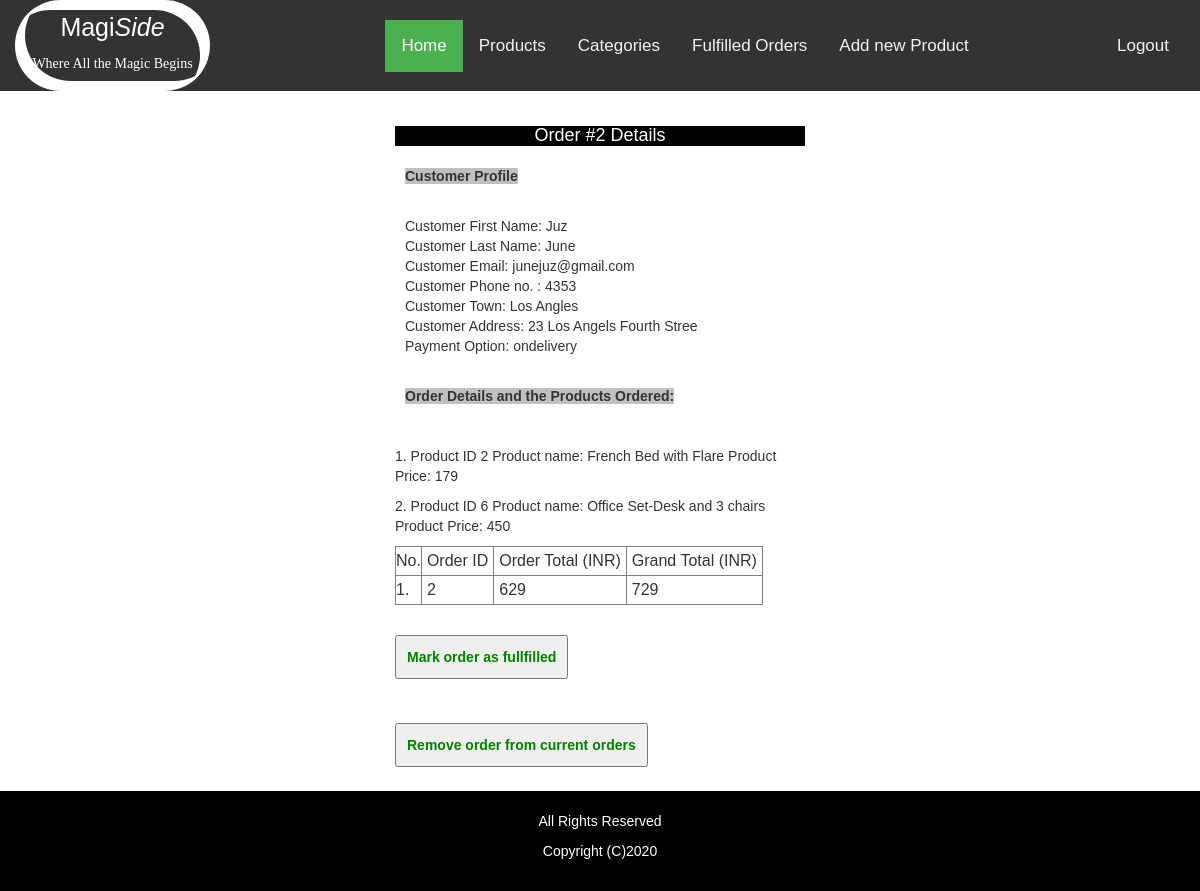
The app's page /admin/index.php?view=1&orderid=2 (signed in) with its own data.
### tables this page shows
CREATE TABLE `orders2` (
  `orderid` int(100) NOT NULL,
  `orderstatus` varchar(100) NOT NULL,
  `time` varchar(200) NOT NULL,
  `timecode` varchar(200) NOT NULL,
  `details` text NOT NULL,
  `ordertotal` varchar(100) NOT NULL,
  `grandtotal` varchar(100) NOT NULL,
  `firstname` varchar(100) NOT NULL,
  `lastname` varchar(100) NOT NULL,
  `email` varchar(200) NOT NULL,
  `phone` varchar(100) NOT NULL,
  `town` varchar(200) NOT NULL,
  `address` varchar(500) NOT NULL,
  `paymentoption` varchar(200) NOT NULL
);

### admin/index.php (the view, shortened to what this page needs)
<?PHP
include ('../includes/adminheader.php');
?>
				<div class="row" style='background-color:white;' >
				  <div class='col-md-4' style='padding-bottom:500px; '>
				  </div>
				  <div class='col-md-4' style='padding:10px; background-color:white;'>
				  <div class='row' >
					<?PHP
					$check=0;
		if(isset($_GET['view']))
			{
			$check=1;
			$orderid=$_GET['orderid'];
			}
					if($check==1)
						{
						echo" <h4 style='text-align:center; color:white; background-color:black;'>Order #$orderid Details</h4>";
						$SQL = "SELECT * FROM orders2 WHERE orderstatus !='fulfilled' AND orderstatus !='removed' AND orderid='$orderid' ORDER BY orderid ASC ";
						$result1 = mysqli_query($conn, $SQL);
							$num_rows1 = mysqli_num_rows($result1);
										if ($num_rows1 < 1)
													{
													echo "<p style='color: red;'>No current order was found.</p>";
													die;
													}
							else
							{
						$no=0;
						echo "<table border='1'  cellpadding='5' cellspacing='5'> <tr> <td>No. </td> <td style='padding:5px'>Order ID </td> <td style='padding:5px'>Order Total ($currency)</td> <td style='padding:5px'> Grand Total ($currency) </td>  </tr> ";
						while($row = mysqli_fetch_array($result1, MYSQLI_ASSOC))
							{
						$no++;
						$orderid=$row['orderid'];
						$ordertotal=$row['ordertotal'];
						$grandtotal=$row['grandtotal'];
						$details=$row['details'];
						$firstname=$row['firstname'];
						$lastname=$row['lastname'];
						$email=$row['email'];
						$phone=$row['phone'];
						$town=$row['town'];
						$address=$row['address'];
						$paymentoption=$row['paymentoption'];
						echo "<tr> <td> $no. </td> <td style='padding:5px'> $orderid </td> <td style='padding:5px'> $ordertotal </td> <td style='padding:5px'> $grandtotal </td> </tr>";
					echo	" <p style='padding:10px; '> <strong style='background-color:silver; '> Customer Profile  </strong></p>
					<p style='padding:10px; ' >Customer First Name: $firstname  <br />
							Customer Last Name:   $lastname<br />
							Customer Email:   $email <br />
							Customer Phone no. : $phone  <br />
							Customer Town:  $town <br />
							Customer Address: $address  <br />
							Payment Option:   $paymentoption <br />
						<p style='padding:10px; '> <strong style='background-color:silver; '> Order Details and the Products Ordered:  </strong></p> <br />
								$details
							</p>";
							}
						echo "</table>";
							}
						echo "<p style='padding:10px; '> <strong style='background-color:silver; '>
					<form name='form5' method='POST' action='' >
					<input type='hidden'  name='orderid' value='$orderid' required  />
					<input  style='padding:10px; color: green; ' type = 'Submit' name = 'fulfilled' value = 'Mark order as fullfilled' />
					</form>						</strong></p>
						<p style='padding:10px; '> <strong style='background-color:silver; '>
						<form name='form5' method='POST' action='' >
					<input type='hidden'  name='orderid' value='$orderid' required  />
					<input style='padding:10px; color: green; ' type = 'Submit' name = 'removed' value = 'Remove order from current orders' />
					</form>
						</strong></p>
						";
						}
								?>
			</div>
								</div>
				  </div>
	<?PHP
include ('../includes/footer.php');
	?>
   </div>
   </body>
   </html>

### includes/adminheader.php (style rules this page uses)
body { margin: 0; font-size: 14px; font-family: Arial, Helvetica, sans-serif; }

### records on screen
orders2: orderid "2", ordertotal "629", grandtotal "729", firstname "Juz", lastname "June", email "junejuz@gmail.com", phone "4353", town "Los Angles", address "23 Los Angels Fourth Stree", paymentoption "ondelivery", details "1. Product ID 2 Product name: French Bed with Flare Product Price: 179 2. Product ID 6 Product name: Office Set-Desk and 3 chairs Product Price: 450"

### other values on screen
$orderid "2"
$currency "INR"
